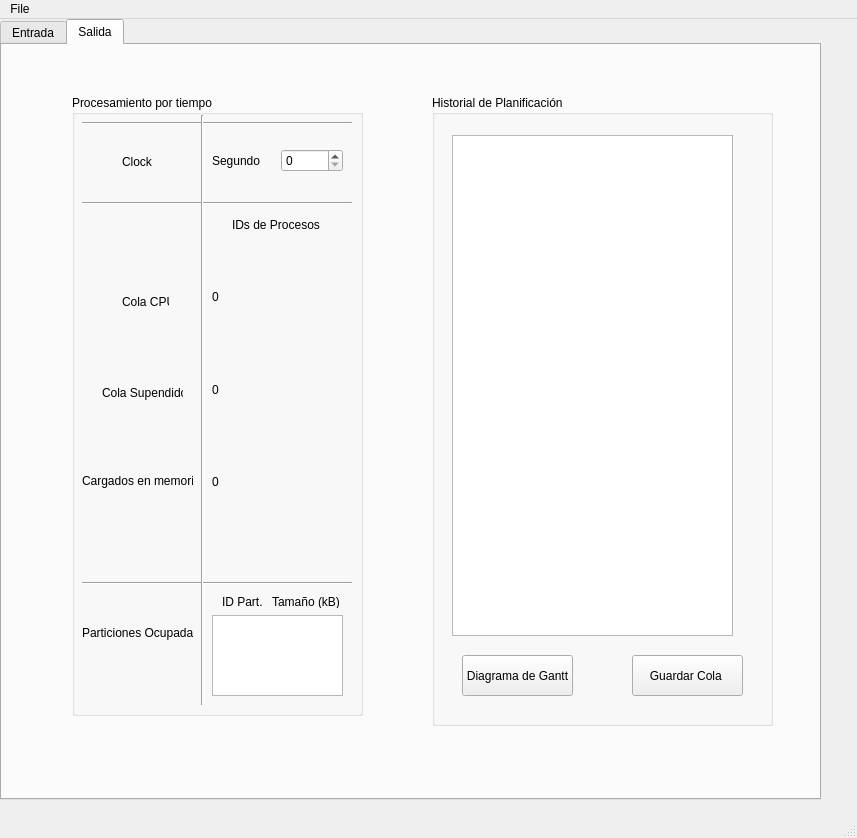
<?xml version="1.0" encoding="UTF-8"?>
<ui version="4.0">
 <class>Ventana</class>
 <widget class="QMainWindow" name="Ventana">
  <property name="geometry">
   <rect>
    <x>0</x>
    <y>0</y>
    <width>857</width>
    <height>838</height>
   </rect>
  </property>
  <property name="windowTitle">
   <string>MainWindow</string>
  </property>
  <widget class="QWidget" name="centralwidget">
   <widget class="QTabWidget" name="tabWidget">
    <property name="geometry">
     <rect>
      <x>0</x>
      <y>0</y>
      <width>821</width>
      <height>781</height>
     </rect>
    </property>
    <property name="tabShape">
     <enum>QTabWidget::Rounded</enum>
    </property>
    <property name="currentIndex">
     <number>1</number>
    </property>
    <property name="elideMode">
     <enum>Qt::ElideNone</enum>
    </property>
    <widget class="QWidget" name="EntradaTab">
     <attribute name="title">
      <string>Entrada</string>
     </attribute>
     <widget class="QGroupBox" name="EntradaDerGroupBox">
      <property name="geometry">
       <rect>
        <x>330</x>
        <y>20</y>
        <width>481</width>
        <height>721</height>
       </rect>
      </property>
      <property name="title">
       <string>Procesos</string>
      </property>
      <widget class="QGroupBox" name="NuevoProcGroupBox">
       <property name="geometry">
        <rect>
         <x>20</x>
         <y>30</y>
         <width>440</width>
         <height>280</height>
        </rect>
       </property>
       <property name="title">
        <string>Nuevo Proceso</string>
       </property>
       <widget class="QLabel" name="IdProcLabel">
        <property name="geometry">
         <rect>
          <x>20</x>
          <y>30</y>
          <width>60</width>
          <height>20</height>
         </rect>
        </property>
        <property name="text">
         <string>ID Proceso</string>
        </property>
       </widget>
       <widget class="QLabel" name="TALabel">
        <property name="geometry">
         <rect>
          <x>143</x>
          <y>30</y>
          <width>81</width>
          <height>20</height>
         </rect>
        </property>
        <property name="text">
         <string>Tiempo de Arribo</string>
        </property>
       </widget>
       <widget class="QLabel" name="TamProcLabel">
        <property name="geometry">
         <rect>
          <x>299</x>
          <y>30</y>
          <width>60</width>
          <height>20</height>
         </rect>
        </property>
        <property name="text">
         <string>Tamaño (kB)</string>
        </property>
       </widget>
       <widget class="QSpinBox" name="IdProcSpinBox">
        <property name="geometry">
         <rect>
          <x>80</x>
          <y>30</y>
          <width>42</width>
          <height>22</height>
         </rect>
        </property>
       </widget>
       <widget class="QSpinBox" name="TASpinBox">
        <property name="geometry">
         <rect>
          <x>229</x>
          <y>30</y>
          <width>50</width>
          <height>22</height>
         </rect>
        </property>
       </widget>
       <widget class="QSpinBox" name="TamProcSpinBox">
        <property name="geometry">
         <rect>
          <x>360</x>
          <y>30</y>
          <width>60</width>
          <height>22</height>
         </rect>
        </property>
       </widget>
       <widget class="QLabel" name="CicloDeVidaLabel">
        <property name="geometry">
         <rect>
          <x>20</x>
          <y>100</y>
          <width>71</width>
          <height>16</height>
         </rect>
        </property>
        <property name="font">
         <font>
          <weight>50</weight>
          <italic>false</italic>
          <bold>false</bold>
          <underline>false</underline>
          <strikeout>false</strikeout>
          <kerning>true</kerning>
         </font>
        </property>
        <property name="text">
         <string>Ciclo de Vida</string>
        </property>
       </widget>
       <widget class="QTableWidget" name="ProcActualTableWidget">
        <property name="geometry">
         <rect>
          <x>20</x>
          <y>140</y>
          <width>401</width>
          <height>90</height>
         </rect>
        </property>
        <row>
         <property name="text">
          <string>R</string>
         </property>
        </row>
        <row>
         <property name="text">
          <string>T</string>
         </property>
        </row>
        <column>
         <property name="text">
          <string>a</string>
         </property>
        </column>
        <item row="0" column="0">
         <property name="text">
          <string>CPU</string>
         </property>
        </item>
        <item row="1" column="0">
         <property name="text">
          <string>0</string>
         </property>
        </item>
       </widget>
       <widget class="QPushButton" name="AgregarProcPushButton">
        <property name="geometry">
         <rect>
          <x>320</x>
          <y>240</y>
          <width>100</width>
          <height>30</height>
         </rect>
        </property>
        <property name="text">
         <string>Agregar Proceso</string>
        </property>
       </widget>
       <widget class="QWidget" name="horizontalLayoutWidget_3">
        <property name="geometry">
         <rect>
          <x>160</x>
          <y>80</y>
          <width>261</width>
          <height>51</height>
         </rect>
        </property>
        <layout class="QHBoxLayout" name="AgregarEoSHorizontalLayout">
         <item>
          <widget class="QRadioButton" name="EntradaRadioButton">
           <property name="text">
            <string>Entrada</string>
           </property>
          </widget>
         </item>
         <item>
          <widget class="QRadioButton" name="SalidaRadioButton">
           <property name="text">
            <string>Salida</string>
           </property>
          </widget>
         </item>
         <item>
          <widget class="QPushButton" name="AgregarPushButton">
           <property name="text">
            <string>Agregar</string>
           </property>
          </widget>
         </item>
        </layout>
       </widget>
      </widget>
      <widget class="QTableWidget" name="ListProcCargTableWidget">
       <property name="geometry">
        <rect>
         <x>20</x>
         <y>370</y>
         <width>440</width>
         <height>251</height>
        </rect>
       </property>
      </widget>
      <widget class="QPushButton" name="INICIARPushButton">
       <property name="geometry">
        <rect>
         <x>350</x>
         <y>660</y>
         <width>101</width>
         <height>41</height>
        </rect>
       </property>
       <property name="text">
        <string>INICIAR</string>
       </property>
      </widget>
      <widget class="QPushButton" name="BorrarSeleccionPushButton">
       <property name="geometry">
        <rect>
         <x>30</x>
         <y>670</y>
         <width>101</width>
         <height>31</height>
        </rect>
       </property>
       <property name="text">
        <string>Borrar Selección</string>
       </property>
      </widget>
      <widget class="QPushButton" name="BorrarTablaPushButton">
       <property name="geometry">
        <rect>
         <x>160</x>
         <y>670</y>
         <width>101</width>
         <height>31</height>
        </rect>
       </property>
       <property name="text">
        <string>Borrar Tabla</string>
       </property>
      </widget>
      <widget class="QLabel" name="ListaProcCargLabel">
       <property name="geometry">
        <rect>
         <x>30</x>
         <y>340</y>
         <width>131</width>
         <height>16</height>
        </rect>
       </property>
       <property name="font">
        <font>
         <weight>50</weight>
         <italic>false</italic>
         <bold>false</bold>
         <underline>false</underline>
         <strikeout>false</strikeout>
         <kerning>true</kerning>
        </font>
       </property>
       <property name="text">
        <string>Lista de procesos cargados</string>
       </property>
      </widget>
     </widget>
     <widget class="QGroupBox" name="EntradaIzqGroupBox">
      <property name="geometry">
       <rect>
        <x>30</x>
        <y>20</y>
        <width>280</width>
        <height>721</height>
       </rect>
      </property>
      <property name="font">
       <font>
        <weight>50</weight>
        <bold>false</bold>
       </font>
      </property>
      <property name="title">
       <string>Memoria</string>
      </property>
      <widget class="QRadioButton" name="FijasRadioButton">
       <property name="geometry">
        <rect>
         <x>160</x>
         <y>110</y>
         <width>51</width>
         <height>17</height>
        </rect>
       </property>
       <property name="text">
        <string>Fijas</string>
       </property>
      </widget>
      <widget class="QLabel" name="PartLabel">
       <property name="geometry">
        <rect>
         <x>30</x>
         <y>90</y>
         <width>71</width>
         <height>16</height>
        </rect>
       </property>
       <property name="font">
        <font>
         <weight>50</weight>
         <bold>false</bold>
        </font>
       </property>
       <property name="text">
        <string>Particiones</string>
       </property>
      </widget>
      <widget class="QRadioButton" name="VariablesRadioButton">
       <property name="geometry">
        <rect>
         <x>60</x>
         <y>110</y>
         <width>82</width>
         <height>17</height>
        </rect>
       </property>
       <property name="text">
        <string>Variables</string>
       </property>
      </widget>
      <widget class="QGroupBox" name="MetAsigGroupBox">
       <property name="geometry">
        <rect>
         <x>20</x>
         <y>430</y>
         <width>240</width>
         <height>100</height>
        </rect>
       </property>
       <property name="title">
        <string>Metodo de Asignación</string>
       </property>
       <widget class="QRadioButton" name="FirstRadioButton">
        <property name="geometry">
         <rect>
          <x>50</x>
          <y>30</y>
          <width>61</width>
          <height>17</height>
         </rect>
        </property>
        <property name="text">
         <string>First Fit</string>
        </property>
       </widget>
       <widget class="QRadioButton" name="BestRadioButton">
        <property name="geometry">
         <rect>
          <x>50</x>
          <y>50</y>
          <width>61</width>
          <height>17</height>
         </rect>
        </property>
        <property name="text">
         <string>Best Fit</string>
        </property>
       </widget>
       <widget class="QRadioButton" name="WorstRadioButton">
        <property name="geometry">
         <rect>
          <x>50</x>
          <y>70</y>
          <width>71</width>
          <height>17</height>
         </rect>
        </property>
        <property name="text">
         <string>Worst  Fit</string>
        </property>
       </widget>
      </widget>
      <widget class="QGroupBox" name="AlgoritmoGroupBox">
       <property name="geometry">
        <rect>
         <x>20</x>
         <y>550</y>
         <width>240</width>
         <height>120</height>
        </rect>
       </property>
       <property name="title">
        <string>Algoritmo</string>
       </property>
       <widget class="QComboBox" name="AlgortimoComboBox">
        <property name="geometry">
         <rect>
          <x>20</x>
          <y>30</y>
          <width>200</width>
          <height>22</height>
         </rect>
        </property>
        <item>
         <property name="text">
          <string>First Coming First Service (FCFS)</string>
         </property>
        </item>
        <item>
         <property name="text">
          <string>Shorted Job First (SJF)</string>
         </property>
        </item>
        <item>
         <property name="text">
          <string>Shorted Remain Time First (SRTF)</string>
         </property>
        </item>
        <item>
         <property name="text">
          <string>Round Robin with Quantum (RRQ)</string>
         </property>
        </item>
       </widget>
       <widget class="QWidget" name="horizontalLayoutWidget">
        <property name="geometry">
         <rect>
          <x>40</x>
          <y>70</y>
          <width>170</width>
          <height>30</height>
         </rect>
        </property>
        <layout class="QHBoxLayout" name="QuantumHorizontalLayout">
         <item>
          <widget class="QLabel" name="QuantumLabel">
           <property name="text">
            <string>Quantum</string>
           </property>
          </widget>
         </item>
         <item>
          <widget class="QSpinBox" name="QuantumSpinBox"/>
         </item>
        </layout>
       </widget>
      </widget>
      <widget class="QWidget" name="horizontalLayoutWidget_4">
       <property name="geometry">
        <rect>
         <x>20</x>
         <y>30</y>
         <width>231</width>
         <height>31</height>
        </rect>
       </property>
       <layout class="QHBoxLayout" name="TamMemHorizLayout">
        <item>
         <widget class="QLabel" name="TamMemLabel">
          <property name="text">
           <string>Tamaño (kB)</string>
          </property>
         </widget>
        </item>
        <item>
         <widget class="QSpinBox" name="TamMemSpinBox"/>
        </item>
       </layout>
      </widget>
      <widget class="Line" name="EntradaArribaLine">
       <property name="geometry">
        <rect>
         <x>10</x>
         <y>70</y>
         <width>241</width>
         <height>20</height>
        </rect>
       </property>
       <property name="orientation">
        <enum>Qt::Horizontal</enum>
       </property>
      </widget>
      <widget class="QGroupBox" name="PartFijaGroupBox">
       <property name="geometry">
        <rect>
         <x>-1</x>
         <y>139</y>
         <width>281</width>
         <height>271</height>
        </rect>
       </property>
       <property name="title">
        <string/>
       </property>
       <widget class="QWidget" name="horizontalLayoutWidget_2">
        <property name="geometry">
         <rect>
          <x>60</x>
          <y>10</y>
          <width>160</width>
          <height>31</height>
         </rect>
        </property>
        <layout class="QHBoxLayout" name="TamPartHorizLayout">
         <item>
          <widget class="QLabel" name="TamPartLabel">
           <property name="text">
            <string>Tamaño(kB)</string>
           </property>
          </widget>
         </item>
         <item>
          <widget class="QSpinBox" name="TamPartSpinBox"/>
         </item>
        </layout>
       </widget>
       <widget class="QPushButton" name="EliminarPartPushButton">
        <property name="geometry">
         <rect>
          <x>150</x>
          <y>50</y>
          <width>75</width>
          <height>30</height>
         </rect>
        </property>
        <property name="text">
         <string>Eliminar</string>
        </property>
       </widget>
       <widget class="QTableWidget" name="ParticionesTableWidget">
        <property name="geometry">
         <rect>
          <x>40</x>
          <y>87</y>
          <width>201</width>
          <height>121</height>
         </rect>
        </property>
        <column>
         <property name="text">
          <string>Numero</string>
         </property>
        </column>
        <column>
         <property name="text">
          <string>Tamaño</string>
         </property>
        </column>
       </widget>
       <widget class="QPushButton" name="AgregarPartPushButton">
        <property name="geometry">
         <rect>
          <x>60</x>
          <y>50</y>
          <width>75</width>
          <height>30</height>
         </rect>
        </property>
        <property name="text">
         <string>Agregar</string>
        </property>
       </widget>
       <widget class="QLabel" name="EspacioOcupLabel">
        <property name="geometry">
         <rect>
          <x>49</x>
          <y>220</y>
          <width>91</width>
          <height>16</height>
         </rect>
        </property>
        <property name="text">
         <string>Espacio Ocupado</string>
        </property>
       </widget>
       <widget class="QProgressBar" name="EspacioOcupProgressBar">
        <property name="geometry">
         <rect>
          <x>140</x>
          <y>217</y>
          <width>118</width>
          <height>23</height>
         </rect>
        </property>
        <property name="value">
         <number>24</number>
        </property>
       </widget>
       <widget class="QLabel" name="EspacioDispLabel">
        <property name="geometry">
         <rect>
          <x>49</x>
          <y>247</y>
          <width>111</width>
          <height>16</height>
         </rect>
        </property>
        <property name="text">
         <string>Espacio Disponible (kB):</string>
        </property>
       </widget>
       <widget class="QLabel" name="NroEspacioDispLabel">
        <property name="geometry">
         <rect>
          <x>170</x>
          <y>250</y>
          <width>47</width>
          <height>13</height>
         </rect>
        </property>
        <property name="text">
         <string>N</string>
        </property>
       </widget>
      </widget>
     </widget>
     <widget class="Line" name="EntradaAbajoLine">
      <property name="geometry">
       <rect>
        <x>49</x>
        <y>430</y>
        <width>241</width>
        <height>20</height>
       </rect>
      </property>
      <property name="orientation">
       <enum>Qt::Horizontal</enum>
      </property>
     </widget>
    </widget>
    <widget class="QWidget" name="SalidaTab">
     <attribute name="title">
      <string>Salida</string>
     </attribute>
     <widget class="QGroupBox" name="ProcesamPorTiempoGroupBox">
      <property name="geometry">
       <rect>
        <x>70</x>
        <y>50</y>
        <width>291</width>
        <height>621</height>
       </rect>
      </property>
      <property name="title">
       <string>Procesamiento por tiempo</string>
      </property>
      <widget class="Line" name="SalidaArribaLine">
       <property name="geometry">
        <rect>
         <x>10</x>
         <y>20</y>
         <width>270</width>
         <height>16</height>
        </rect>
       </property>
       <property name="orientation">
        <enum>Qt::Horizontal</enum>
       </property>
      </widget>
      <widget class="Line" name="SalidaMedioLine">
       <property name="geometry">
        <rect>
         <x>10</x>
         <y>100</y>
         <width>270</width>
         <height>16</height>
        </rect>
       </property>
       <property name="orientation">
        <enum>Qt::Horizontal</enum>
       </property>
      </widget>
      <widget class="Line" name="SalidaMedioLine_2">
       <property name="geometry">
        <rect>
         <x>10</x>
         <y>480</y>
         <width>270</width>
         <height>16</height>
        </rect>
       </property>
       <property name="orientation">
        <enum>Qt::Horizontal</enum>
       </property>
      </widget>
      <widget class="QWidget" name="horizontalLayoutWidget_5">
       <property name="geometry">
        <rect>
         <x>140</x>
         <y>40</y>
         <width>131</width>
         <height>51</height>
        </rect>
       </property>
       <layout class="QHBoxLayout" name="SegundoHorizontalLayout">
        <item>
         <widget class="QLabel" name="SegundoLabel">
          <property name="text">
           <string>Segundo</string>
          </property>
         </widget>
        </item>
        <item>
         <widget class="QSpinBox" name="SegundoSpinBox"/>
        </item>
       </layout>
      </widget>
      <widget class="Line" name="SalidaVerticalLine">
       <property name="geometry">
        <rect>
         <x>120</x>
         <y>20</y>
         <width>20</width>
         <height>590</height>
        </rect>
       </property>
       <property name="orientation">
        <enum>Qt::Vertical</enum>
       </property>
      </widget>
      <widget class="QLabel" name="ClockLabel">
       <property name="geometry">
        <rect>
         <x>50</x>
         <y>60</y>
         <width>47</width>
         <height>13</height>
        </rect>
       </property>
       <property name="text">
        <string>Clock</string>
       </property>
      </widget>
      <widget class="QLabel" name="ColaCPULabel">
       <property name="geometry">
        <rect>
         <x>50</x>
         <y>200</y>
         <width>47</width>
         <height>13</height>
        </rect>
       </property>
       <property name="text">
        <string>Cola CPU</string>
       </property>
      </widget>
      <widget class="QLabel" name="ColaSuspLabel">
       <property name="geometry">
        <rect>
         <x>30</x>
         <y>290</y>
         <width>81</width>
         <height>16</height>
        </rect>
       </property>
       <property name="text">
        <string>Cola Supendidos</string>
       </property>
      </widget>
      <widget class="QLabel" name="CargEnMemLabel">
       <property name="geometry">
        <rect>
         <x>10</x>
         <y>370</y>
         <width>111</width>
         <height>31</height>
        </rect>
       </property>
       <property name="text">
        <string>Cargados en memoria</string>
       </property>
      </widget>
      <widget class="QLabel" name="IdsProcsLabel">
       <property name="geometry">
        <rect>
         <x>160</x>
         <y>120</y>
         <width>101</width>
         <height>20</height>
        </rect>
       </property>
       <property name="text">
        <string>IDs de Procesos</string>
       </property>
      </widget>
      <widget class="QLabel" name="PartOcupLabel">
       <property name="geometry">
        <rect>
         <x>10</x>
         <y>530</y>
         <width>111</width>
         <height>16</height>
        </rect>
       </property>
       <property name="text">
        <string>Particiones Ocupadas</string>
       </property>
      </widget>
      <widget class="QLabel" name="IdPartLabel">
       <property name="geometry">
        <rect>
         <x>150</x>
         <y>500</y>
         <width>47</width>
         <height>13</height>
        </rect>
       </property>
       <property name="text">
        <string>ID Part.</string>
       </property>
      </widget>
      <widget class="QLabel" name="TamPartSalidaLabel">
       <property name="geometry">
        <rect>
         <x>200</x>
         <y>500</y>
         <width>70</width>
         <height>13</height>
        </rect>
       </property>
       <property name="text">
        <string>Tamaño (kB)</string>
       </property>
      </widget>
      <widget class="QTextEdit" name="PartOcupTextEdit">
       <property name="geometry">
        <rect>
         <x>140</x>
         <y>520</y>
         <width>131</width>
         <height>81</height>
        </rect>
       </property>
      </widget>
      <widget class="QWidget" name="verticalLayoutWidget">
       <property name="geometry">
        <rect>
         <x>140</x>
         <y>159</y>
         <width>121</width>
         <height>271</height>
        </rect>
       </property>
       <layout class="QVBoxLayout" name="IDsProcsVerticalLayout">
        <item>
         <widget class="QLabel" name="label_21">
          <property name="text">
           <string>0</string>
          </property>
         </widget>
        </item>
        <item>
         <widget class="QLabel" name="label_26">
          <property name="text">
           <string>0</string>
          </property>
         </widget>
        </item>
        <item>
         <widget class="QLabel" name="label_27">
          <property name="text">
           <string>0</string>
          </property>
         </widget>
        </item>
       </layout>
      </widget>
     </widget>
     <widget class="QGroupBox" name="HistDePlanifGroupBox">
      <property name="geometry">
       <rect>
        <x>430</x>
        <y>50</y>
        <width>341</width>
        <height>631</height>
       </rect>
      </property>
      <property name="font">
       <font>
        <weight>50</weight>
        <bold>false</bold>
       </font>
      </property>
      <property name="title">
       <string>Historial de Planificación</string>
      </property>
      <widget class="QTextEdit" name="HistPlanifTextEdit">
       <property name="geometry">
        <rect>
         <x>20</x>
         <y>40</y>
         <width>281</width>
         <height>501</height>
        </rect>
       </property>
      </widget>
      <widget class="QPushButton" name="DiagramaGanttPushButton">
       <property name="geometry">
        <rect>
         <x>30</x>
         <y>560</y>
         <width>111</width>
         <height>41</height>
        </rect>
       </property>
       <property name="text">
        <string>Diagrama de Gantt</string>
       </property>
      </widget>
      <widget class="QPushButton" name="GuardarColaPushButton">
       <property name="geometry">
        <rect>
         <x>200</x>
         <y>560</y>
         <width>111</width>
         <height>41</height>
        </rect>
       </property>
       <property name="text">
        <string>Guardar Cola </string>
       </property>
      </widget>
     </widget>
    </widget>
   </widget>
  </widget>
  <widget class="QStatusBar" name="statusbar"/>
  <widget class="QMenuBar" name="menubar">
   <property name="geometry">
    <rect>
     <x>0</x>
     <y>0</y>
     <width>857</width>
     <height>21</height>
    </rect>
   </property>
   <widget class="QMenu" name="menuFile">
    <property name="title">
     <string>File</string>
    </property>
    <addaction name="actionCargar_Cola"/>
   </widget>
   <addaction name="menuFile"/>
  </widget>
  <action name="actionCargar_Cola">
   <property name="text">
    <string>Cargar Cola</string>
   </property>
  </action>
 </widget>
 <resources/>
 <connections/>
</ui>
